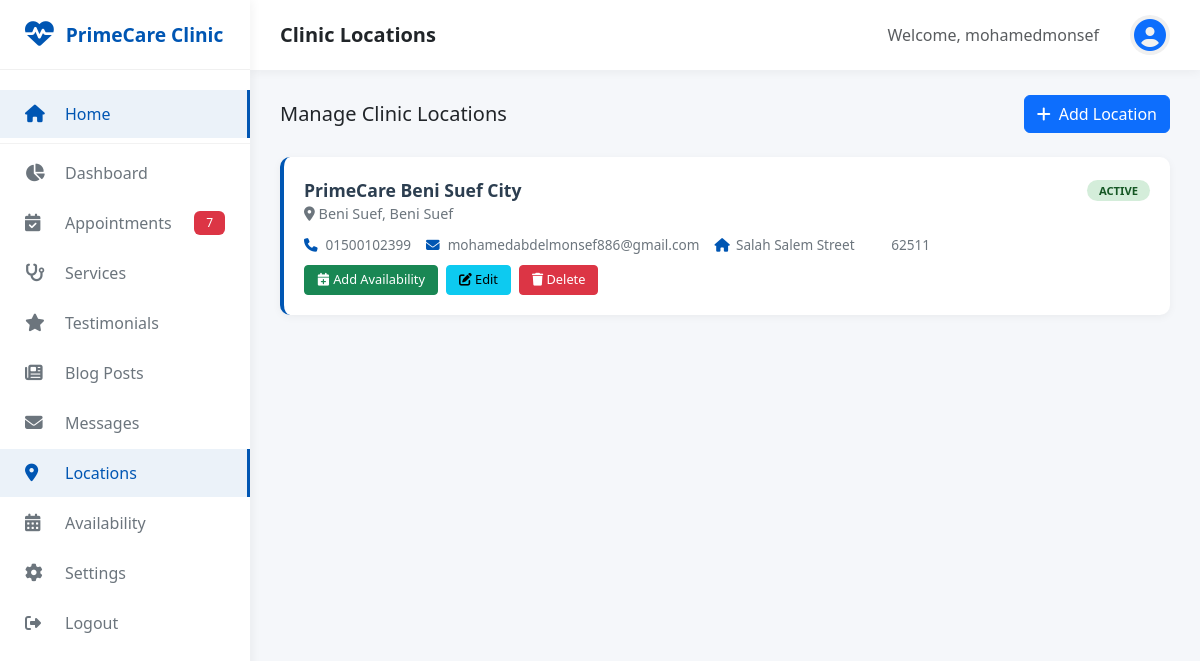
Page /dashboard/locations/ (signed in) on the committed database.
### core/models.py (models this page shows, shortened)
class SiteSettings(models.Model):
    site_name = models.CharField(max_length=100, default='Medical Clinic')
    site_logo = models.ImageField(upload_to='site/', blank=True, null=True)
    site_favicon = models.ImageField(upload_to='site/', blank=True, null=True)
    doctor_name = models.CharField(max_length=100)
    doctor_title = models.CharField(max_length=200)
    doctor_image = models.ImageField(upload_to='doctor/')
    doctor_biography = models.TextField()
    doctor_qualifications = models.TextField(help_text='Comma separated qualifications')
    doctor_experience = models.TextField()
    doctor_certifications = models.TextField(blank=True)
    doctor_achievements = models.TextField(blank=True)
    doctor_email = models.EmailField()
    doctor_phone = models.CharField(max_length=20)
    clinic_name = models.CharField(max_length=100)
    clinic_address = models.TextField()
    clinic_phone = models.CharField(max_length=20)
    clinic_email = models.EmailField()
    working_hours = models.TextField()
    google_maps_embed = models.TextField(blank=True, help_text='Google Maps embed URL')
    facebook_url = models.URLField(blank=True)
    twitter_url = models.URLField(blank=True)
    instagram_url = models.URLField(blank=True)
    linkedin_url = models.URLField(blank=True)
    youtube_url = models.URLField(blank=True)
    years_experience = models.IntegerField(default=0)
    happy_patients = models.IntegerField(default=0)
    operations_completed = models.IntegerField(default=0)
    awards_won = models.IntegerField(default=0)
    created_at = models.DateTimeField(auto_now_add=True)
    updated_at = models.DateTimeField(auto_now=True)
    class Meta:
        verbose_name = 'Site Setting'
        verbose_name_plural = 'Site Settings'

### appointments/models.py (models this page shows, shortened)
class ClinicLocation(models.Model):
    name = models.CharField(max_length=200, help_text="e.g., Main Branch, Downtown Clinic")
    address = models.TextField()
    city = models.CharField(max_length=100)
    state = models.CharField(max_length=100, blank=True)
    zip_code = models.CharField(max_length=20, blank=True)
    phone = models.CharField(max_length=20)
    email = models.EmailField(blank=True)
    latitude = models.DecimalField(max_digits=10, decimal_places=7, null=True, blank=True)
    longitude = models.DecimalField(max_digits=10, decimal_places=7, null=True, blank=True)
    is_active = models.BooleanField(default=True)
    created_at = models.DateTimeField(auto_now_add=True)
    updated_at = models.DateTimeField(auto_now=True)
    class Meta:
        ordering = ['city', 'name']

### dashboard/views.py (the view)
# urls.py: path('locations/', views.location_list, name='location_list'),
@login_required
def location_list(request):
    locations = ClinicLocation.objects.all().order_by('city', 'name')
    context = {
        'locations': locations,
    }
    return render(request, 'dashboard/locations/list.html', context)

### core/context_processors.py (called while the page is built)
def site_settings(request):
    try:
        settings = SiteSettings.objects.first()
    except:
        settings = None
    services = Service.objects.filter(is_active=True)[:6] if settings else []
    latest_posts = BlogPost.objects.filter(is_published=True)[:3] if settings else []
    pending_count = 0
    try:
        pending_count = Appointment.objects.filter(status='pending').count()
    except:
        pass
    return {
        'site_settings': settings,
        'services_global': services,
        'latest_posts_global': latest_posts,
        'pending_appointments_count': pending_count,
        'current_language': get_language(),  # Add current language
    }

### dashboard/templates/dashboard/locations/list.html (shortened to what this page needs)
{% extends 'dashboard/base_dashboard.html' %}
{% load static %}
{% block page_title %}Clinic Locations{% endblock %}
{% block content %}
<div class="d-flex justify-content-between align-items-center mb-4">
    <h5 class="mb-0">Manage Clinic Locations</h5>
    <a href="{% url 'dashboard:location_add' %}" class="btn btn-primary">
        <i class="fas fa-plus me-2"></i>Add Location
    </a>
</div>
{% if locations %}
    {% for location in locations %}
    <div class="location-card">
        <div class="header">
            <div>
                <div class="name">{{ location.name }}</div>
                <div class="city"><i class="fas fa-map-marker-alt"></i> {{ location.city }}{% if location.state %}, {{ location.state }}{% endif %}</div>
            </div>
            <div>
                <span class="status-badge {% if location.is_active %}active{% else %}inactive{% endif %}">
                    {% if location.is_active %}Active{% else %}Inactive{% endif %}
                </span>
            </div>
        </div>
        <div class="details">
            <span><i class="fas fa-phone"></i> {{ location.phone }}</span>
            {% if location.email %}
            <span><i class="fas fa-envelope"></i> {{ location.email }}</span>
            {% endif %}
            {% if location.address %}
            <span><i class="fas fa-home"></i> {{ location.address }}</span>
            {% endif %}
            {% if location.zip_code %}
            <span> {{ location.zip_code }}</span>
            {% endif %}
        </div>
        <div class="actions">
            <a href="{% url 'dashboard:availability_add' %}?location={{ location.id }}" class="btn btn-success btn-sm">
                <i class="fas fa-calendar-plus"></i> Add Availability
            </a>
            <a href="{% url 'dashboard:location_edit' location.id %}" class="btn btn-info btn-sm">
                <i class="fas fa-edit"></i> Edit
            </a>
            <a href="{% url 'dashboard:location_delete' location.id %}" class="btn btn-danger btn-sm">
                <i class="fas fa-trash"></i> Delete
            </a>
        </div>
    </div>
    {% endfor %}
{% endif %}
{% endblock %}

### dashboard/templates/dashboard/base_dashboard.html (shortened to what this page needs)
<!DOCTYPE html>
<html lang="en">
<head>
    <link href="https://cdn.jsdelivr.net/npm/bootstrap@5.3.0/dist/css/bootstrap.min.css" rel="stylesheet">
    <link rel="stylesheet" href="https://cdnjs.cloudflare.com/ajax/libs/font-awesome/6.4.0/css/all.min.css">
    {% load static %}
    <link rel="stylesheet" href="{% static 'css/dashboard.css' %}">
</head>
<body>
    <div class="dashboard-wrapper">
        <nav class="sidebar">
            <div class="sidebar-brand">
                <i class="fas fa-heartbeat"></i>
                <h4>{{ site_settings.site_name|default:"Clinic" }}</h4>
            </div>
            <ul class="sidebar-menu">
                <li>
                    <a href="{% url 'core:home' %}" target="_blank" >
                        <i class="fas fa-home"></i>
                        <span>Home</span>
                    </a>
                </li>
                <li>
                    <a href="{% url 'dashboard:home' %}" class="{% if request.resolver_match.url_name == 'home' %}active{% endif %}">
                        <i class="fas fa-chart-pie"></i>
                        <span>Dashboard</span>
                    </a>
                </li>
                <li>
                    <a href="{% url 'dashboard:appointments' %}" class="{% if 'appointments' in request.path %}active{% endif %}">
                        <i class="fas fa-calendar-check"></i>
                        <span>Appointments</span>
                        {% if pending_appointments_count %}
                        <span class="badge bg-danger">{{ pending_appointments_count }}</span>
                        {% endif %}
                    </a>
                </li>
                <li>
                    <a href="{% url 'dashboard:services' %}" class="{% if 'services' in request.path %}active{% endif %}">
                        <i class="fas fa-stethoscope"></i>
                        <span>Services</span>
                    </a>
                </li>
                <li>
                    <a href="{% url 'dashboard:testimonials' %}" class="{% if 'testimonials' in request.path %}active{% endif %}">
                        <i class="fas fa-star"></i>
                        <span>Testimonials</span>
                    </a>
                </li>
                <li>
                    <a href="{% url 'dashboard:blog' %}" class="{% if 'blog' in request.path %}active{% endif %}">
                        <i class="fas fa-newspaper"></i>
                        <span>Blog Posts</span>
                    </a>
                </li>
                <li>
                    <a href="{% url 'dashboard:contacts' %}" class="{% if 'contacts' in request.path %}active{% endif %}">
                        <i class="fas fa-envelope"></i>
                        <span>Messages</span>
                    </a>
                </li>
                <li>
                    <a href="{% url 'dashboard:location_list' %}" class="{% if 'locations' in request.path %}active{% endif %}">
                        <i class="fas fa-map-marker-alt"></i>
                        <span>Locations</span>
                    </a>
                </li>
                <li>
                    <a href="{% url 'dashboard:availability_list' %}" class="{% if 'availability' in request.path %}active{% endif %}">
                        <i class="fas fa-calendar-alt"></i>
                        <span>Availability</span>
                    </a>
                </li>
                <li>
                    <a href="{% url 'dashboard:settings' %}" class="{% if 'settings' in request.path %}active{% endif %}">
                        <i class="fas fa-cog"></i>
                        <span>Settings</span>
                    </a>
                </li>
                <li>
                    <form method="POST" action="{% url 'accounts:logout' %}" style="display: inline; width: 100%;">
                        <button type="submit" class="btn btn-link" style="display: flex; align-items: center; padding: 12px 25px; color: #6c757d; text-decoration: none; transition: all 0.3s ease; width: 100%; border: none; background: none; text-align: left;">
                            <i class="fas fa-sign-out-alt" style="width: 25px; margin-right: 15px;"></i>
                            <span>Logout</span>
                        </button>
                    </form>
                </li>
            </ul>
        </nav>
        <div class="main-content">
            <header class="top-bar">
                <div class="top-bar-left">
                    <h5>{% block page_title %}Dashboard{% endblock %}</h5>
                </div>
                <div class="top-bar-right">
                    <span class="text-muted me-3">Welcome, {{ user.get_full_name|default:user.username }}</span>
                    <div class="admin-avatar">
                        <i class="fas fa-user-circle fa-2x text-primary"></i>
                    </div>
                </div>
            </header>
            <div class="page-content">
                {% block content %}{% endblock %}
            </div>
        </div>
    </div>
</body>
</html>

### static/css/dashboard.css (style rules this page uses)
:root { --primary-color: #0056b3; --secondary-color: #007bff; --sidebar-width: 250px; --sidebar-collapsed: 70px; --top-bar-height: 70px; }
.dashboard-wrapper { display: flex; min-height: 100vh; background: #f5f7fa; }
.sidebar { width: var(--sidebar-width); background: white; box-shadow: 2px 0 10px rgba(0,0,0,0.05); position: fixed; top: 0; left: 0; height: 100vh; overflow-y: auto; transition: all 0.3s ease; z-index: 1000; }
.sidebar-brand { padding: 20px 25px; border-bottom: 1px solid #f0f0f0; display: flex; align-items: center; gap: 12px; }
.sidebar-brand i { font-size: 1.8rem; color: var(--primary-color); }
.sidebar-brand h4 { margin: 0; font-weight: 700; color: var(--primary-color); font-size: 1.2rem; }
.sidebar-menu { list-style: none; padding: 20px 0; margin: 0; }
.sidebar-menu li { margin-bottom: 2px; }
.sidebar-menu li a { display: flex; align-items: center; padding: 12px 25px; color: #6c757d; text-decoration: none; transition: all 0.3s ease; position: relative; }
.sidebar-menu li a i { width: 25px; margin-right: 15px; font-size: 1.1rem; }
.sidebar-menu li a.active { background: rgba(0, 86, 179, 0.08); color: var(--primary-color); border-right: 3px solid var(--primary-color); }
.sidebar-menu li a .badge { margin-left: auto; }
.main-content { margin-left: var(--sidebar-width); flex: 1; min-height: 100vh; transition: all 0.3s ease; }
.top-bar { background: white; padding: 15px 30px; box-shadow: 0 2px 10px rgba(0,0,0,0.05); display: flex; justify-content: space-between; align-items: center; position: sticky; top: 0; z-index: 999; }
.top-bar-left { display: flex; align-items: center; gap: 20px; }
.top-bar-left h5 { margin: 0; font-weight: 600; }
.sidebar-menu li:first-child { border-bottom: 1px solid rgba(0,0,0,0.05); margin-bottom: 5px; padding-bottom: 5px; }
.top-bar-right { display: flex; align-items: center; gap: 15px; }
.admin-avatar { width: 40px; height: 40px; border-radius: 50%; background: #f0f0f0; display: flex; align-items: center; justify-content: center; }
.admin-avatar i { font-size: 2rem; }
.page-content { padding: 25px 30px; }
.badge { padding: 6px 12px; font-weight: 500; }

### dashboard/templates/dashboard/locations/list.html (style rules this page uses)
.location-card { background: white; border-radius: 10px; padding: 20px; margin-bottom: 15px; box-shadow: 0 2px 8px rgba(0,0,0,0.05); transition: all 0.3s ease; border-left: 4px solid var(--primary-color); }
.location-card .header { display: flex; justify-content: space-between; align-items: flex-start; }
.location-card .name { font-size: 1.1rem; font-weight: 600; color: #2c3e50; }
.location-card .city { color: #6c757d; font-size: 0.9rem; }
.location-card .details { margin-top: 10px; display: flex; flex-wrap: wrap; gap: 15px; }
.location-card .details span { color: #6c757d; font-size: 0.85rem; }
.location-card .details i { width: 18px; color: var(--primary-color); }
.location-card .actions { display: flex; gap: 8px; margin-top: 10px; }
.location-card .actions .btn { padding: 4px 12px; font-size: 0.8rem; }
.status-badge { padding: 3px 12px; border-radius: 50px; font-size: 0.7rem; font-weight: 600; text-transform: uppercase; }
.status-badge.active { background: #d4edda; color: #155724; }

### rows in the picture
SiteSettings: site_name "PrimeCare Clinic"
ClinicLocation: name "PrimeCare Beni Suef City", city "Beni Suef", state "Beni Suef", is_active "ACTIVE", phone "01500102399", email "mohamedabdelmonsef886@gmail.com", address "Salah Salem Street", zip_code "62511"

### other values in the picture
{{ pending_appointments_count }} "7"
{{ user.get_full_name|default:user.username }} "mohamedmonsef"
